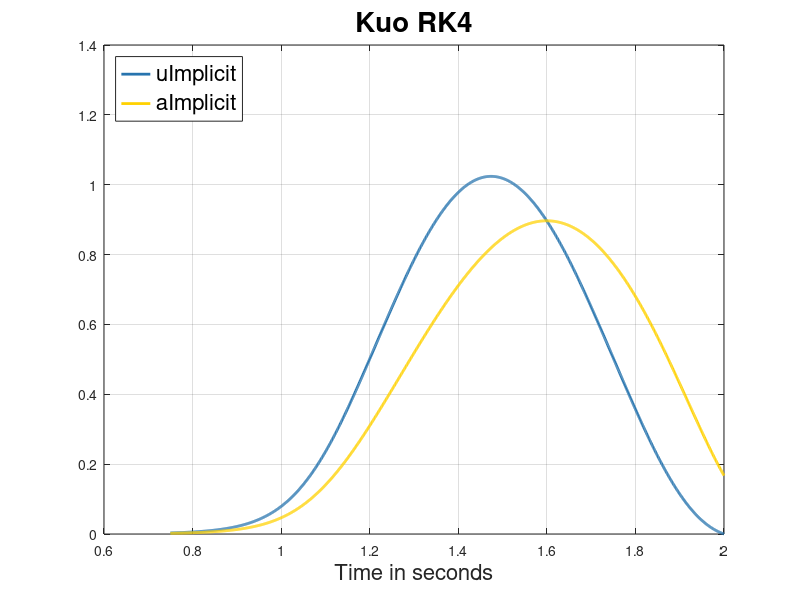

Reproduce this figure in MATLAB. (Note: this script raises an error after producing the figure.)
%% Problem 2b
% In this problem, we are going to use several numerical tools to find a
% solution to a complex initial value problem.

% As before, define some things to make our plots look nice
fs = 14; % Font size
fn = 'Arial'; %Font name
lw = 2; % Linewidth
primColor = [39 116 174]/255; %UCLA Blue
secColor = [255 209 0]/255; %UCLA Gold


% First, we want to numerically solve our implicit solution to the
% differential equation. Hint: the ln function in matlab is "log()"
impSolFun = @(a,t) (0.05*(log(a)+(3*a)))+t+((3.4/pi)*cos(0.5*pi*t))-0.8535;  % **put F_imp in place of the brackets, and delete 
                        % the brackets. Do not include the "=0" part of
                        % your eqn - only enter the left hand side. The
                        % only variables in this equation should be a and
                        % t**

% For this part, we're only interested in looking at a limited time window
tImplicit = 0.75:0.001:2;

% Now we are going to interatively use fzero() to find a numerical solution 
% to the implicit equation

aImplicit = zeros(size(tImplicit));
uImplicit = zeros(size(tImplicit));
for tNum = 1:length(tImplicit)
    
    t_cur = tImplicit(tNum);
    
    % Here, we define an anonymous function "afun" that take only the real
    % part of our implicit solution function, to make it easy for fzero to
    % solve.
    afun = @(a) real(impSolFun(a,t_cur));
    
    % We provide an initial guess in the ballpark
    a_guess = 0.01;
    
    % fzero() does the magic. Google fzero() to see how this works.
    a_cur = fzero(afun,a_guess);

    % Store the current value of a
    aImplicit(tNum) = a_cur;
    
    % Add some code here to calculate the current value of u(t), and store
    % it in the uImplicit array at the correct index.
    % ** PUT SOME CODE HERE **
    uFunction = 1.7*a_cur*sin(0.5*pi*t_cur);
    uImplicit(tNum) = uFunction;
end
% Plot your results. uImplicit should be plotted first as a function of
% time, in UCLA Blue. aImplicit should then be plotted against t on the
% same plot, in black. Use our standard formatting from the last problem
% set, with a legend in the top-left corner that identifies the two
% curves.
figure(1)
plot(tImplicit,uImplicit,'linewidth',lw,'color',primColor);
hold on
plot(tImplicit,aImplicit,'linewidth',lw,'color',secColor);
hold off
xlabel('Time in seconds','Fontsize',16);
grid on
legend('uImplicit','aImplicit','Fontsize',16,'Location','northwest');
title('Kuo RK4','Fontsize',20);

% ** PLOTTING CODE HERE **

%% Problem 2c
% Now, define initial conditions
%**Fill in initial conditions here**
a_0 = 0.01;
% Tell the solver how long to run
%**Fill in the start and end times here**
t_range = [0,2]; % should have the format [start_time, end_time]

% Set the step size for your euler solver
stepSize = 0.005;

% In this line, we run the solver. First, we'll need to edit 
% muscleActODEfun.m, and build our solver in eulerSolver.m.
[t_euler, a_euler] = eulerSolver(@(t,a) muscleActODEfun(t,a),...
                        t_range, a_0, stepSize);

                   
% Let's plot some results
figure(2)
plot(tImplicit,aImplicit,'k--','linewidth',lw)
hold on
plot(t_euler,a_euler,'linewidth',lw-0.5)
hold off
legend({'implicit solution','euler solution'},'box','off','location','northwest')
set(gca,'FontName',fn,'FontSize',fs,'linewidth',lw,'box','off')
%%
% What happens if we change the step size?

% Let's choose some step sizes to try.
stepSizeVals = [0.01, 0.005, 0.001, 0.0001];

% Create a figure on which to put everything
figure(3)
plot(tImplicit,aImplicit,'k','linewidth',lw);
legendIDs = cell(1,length(stepSizeVals)+1);
legendIDs{1} = 'implicit solution';
hold on
ctr = 1;

% Now we'll try them all out, and see what we get.
for stepSizeNum = 1:length(stepSizeVals)
    curStepSize = stepSizeVals(stepSizeNum);
    % Put code here to use your euler solver to solve your equation
    % again, using the current step size. Call your outputs t_cur and
    % a_cur
    % ** YOUR CODE HERE **
    [t_cur, a_cur] = eulerSolver(@(t,a) muscleActODEfun(t,a),...
                        t_range, a_0, curStepSize);
    % Add to the plot
    plot(t_cur, a_cur, 'linewidth',lw-0.5)
    ctr = ctr + 1;
    legendIDs{ctr} = ['step size = ' num2str(curStepSize) ' s'];
    
end
hold off
grid on

title('Kuo Problem 2C','Fontsize',20);
legend(legendIDs,'location','northwest','box','off','Fontsize',16)
set(gca,'FontName',fn,'FontSize',fs,'linewidth',lw,'box','off')

%% Problem 2d

% Put code here to solve the equation with ODE45. Call your output
% variables tODE45 and aODE45
% ** YOUR CODE HERE**
tspan = [0,2];
y0 = 0.01;
[tODE45,aODE45] = ode45(@(t,a)muscleActODEfun(t,a), tspan, y0);
% Plot aODE45 against tODE45, as well as your implicit solution.
figure(4)
plot(tImplicit,aImplicit,'k--','linewidth',lw)
hold on
plot(tODE45,aODE45,'linewidth',lw-1)                
                    
% Find ODE45's average step size                    
averageStepODE = 2/(length(tODE45)-1);
%2/(length(tODE45)-1); % ** Replace the brackets with code to calculate the
                     % average step size from your ODE45 results. Hint:
                     % look at the functions mean() and diff().

% Now, we're going to run the Euler again, with the average step size from
% ODE45
timespan = [0,2];
[t_bigStep, a_bigStep] = eulerSolver(@(t,a) muscleActODEfun(t,a),...
                        timespan, y0, averageStepODE); % ** Fill in the brackets with code to solve
                             % your equation using your eulerSolver
                             % function, with a stepSize equal to the
                             % average step size you just calculated for
                             % ODE45.

% Add this to your plot
figure(4)
hold on
plot(t_bigStep,a_bigStep,'linewidth',lw-1)
hold off
grid on
legend({'implicit solution','ode45','euler'},'location','northwest','box','off','Fontsize',16)
title('Kuo Problem 2D','Fontsize',20);
set(gca,'FontName',fn,'FontSize',fs,'linewidth',lw,'box','off')